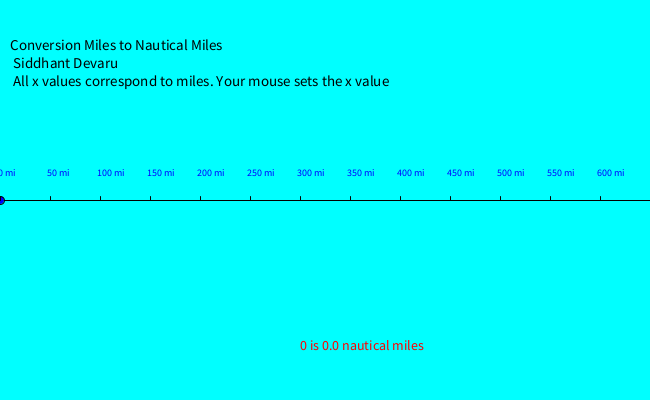
Frame 1 (no input)
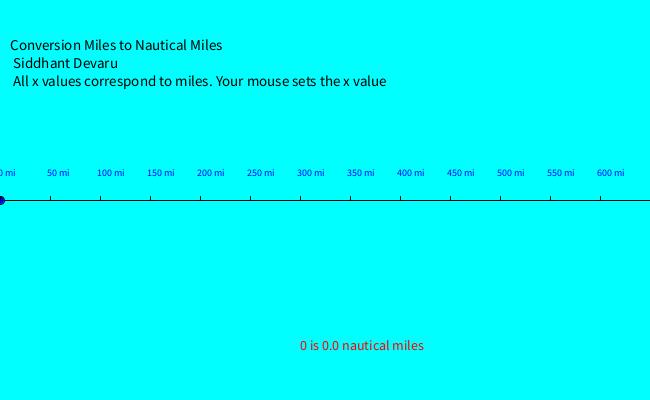
Frame 60 (the mouse pressed at the canvas centre just before this capture)
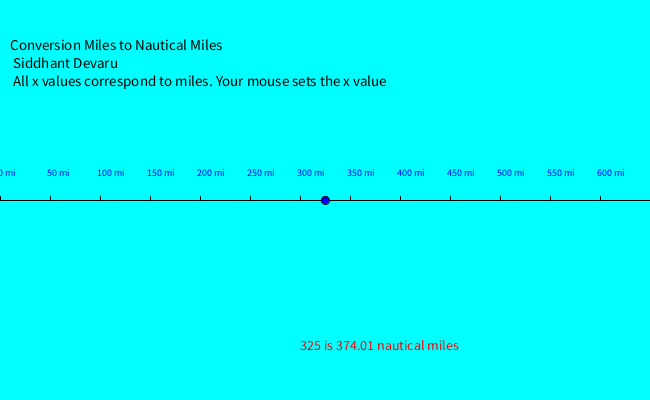
Frame 120 (the mouse held since frame 60 and released just before this capture)

The Processing sketch that drew these frames (run headless with seeded random() and noise(); from frame 60 on, the mouse is pressed at the canvas centre):

// Processing sketch: Distance_Converter
// ── Distance_Converter.pde
void setup() {}


void settings() {
  size(650,400);
}



void draw() {
  background(0,255,255);
  fill(0);
  textSize(15);
  text("Conversion Miles to Nautical Miles \n Siddhant Devaru \n All x values correspond to miles. Your mouse sets the x value ", 10, 50);
  line(0,height/2, width, height/2); 
  fill(0,0,255);
  ellipse(mouseX, height/2, 8,8);
  distConverter(mouseX);
  for (int i = 0; i <= 600; i += 50) {
    line(i, height/2, i, height/2 - 4);
    textSize(10);
    text(i + " mi",i-3, height/2-24);
  }
  fill(255,0,0);
  textSize(14);
  text (mouseX + " is " + distConverter(mouseX) + " nautical miles", 300, 350);
  
}



float distConverter(float m) {
  float n = m * (1.1508);
  return n;
}
